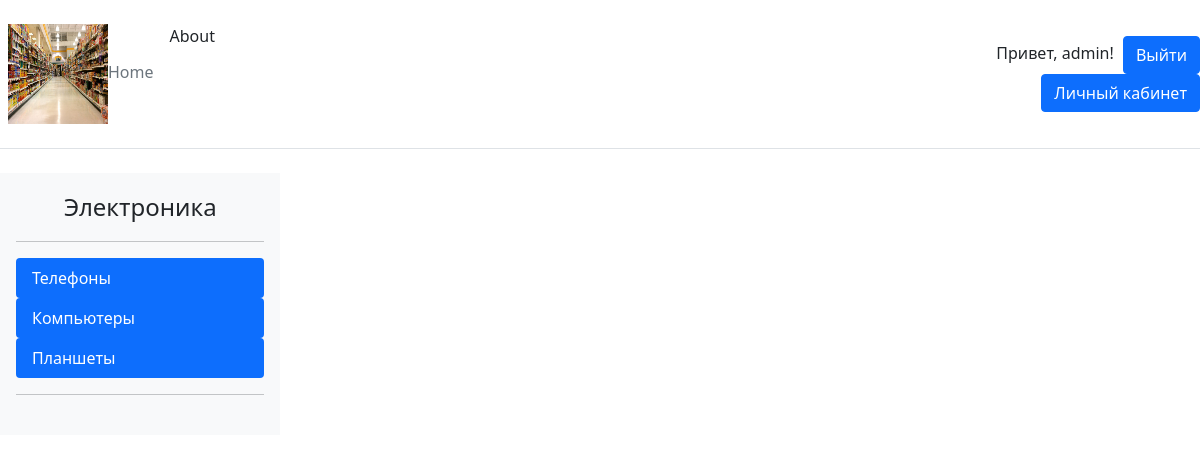
The page /catalog/1/ (signed in) on the database its author committed.
### catalog/models.py (models this page shows)
class SubCategories(models.Model):
    sub_category = models.CharField(max_length=100)
    category_key = models.ForeignKey(Categories, on_delete=models.CASCADE)
    def __str__(self):
        return self.sub_category

class Categories(models.Model):
    category = models.CharField(max_length=100)
    def __str__(self):
        return self.category

### catalog/views.py (the view)
# urls.py: path('/<int:pk>/', subcat_detail , name='cat'),
def subcat_detail(request,pk):
    all_sub_cat = SubCategories.objects.filter(category_key_id=pk)
    print(all_sub_cat)
    context = {
        'all_sub_cat':all_sub_cat
    }
    return render(request, 'cat_detail.html', context)

### main/context_processor.py (called while the page is built)
def current_city(request):
    all_cities = City.objects.all()
    request.session['the_city'] = request.GET
    context = {
        'the_city': request.session['the_city'],
        'all_cities': all_cities
    }
    return context

def catalog(request):
    subcat = SubCategories.objects.all()
    cat = Categories.objects.all()
    context = {'subcat': subcat,
               'cat': cat
               }
    return context

### catalog/templates/cat_detail.html
{% extends "main_page.html" %}
{% block sidebar %}
<div class="d-flex flex-column flex-shrink-0 p-3 bg-light" style="width: 280px;">
    <a href="/" class="d-flex align-items-center mb-3 mb-md-0 me-md-auto link-dark text-decoration-none">
        <svg class="bi me-2" width="40" height="32">
            <use xlink:href="#bootstrap"></use>
        </svg>
        <span class="fs-4">{{all_sub_cat.1.category_key}}</span>
    </a>
    <hr>
    <ul class="nav nav-pills flex-column mb-auto">
        {% for i in all_sub_cat %}
        <li class="nav-item">
            <a href="" class="nav-link active" aria-current="page">
                {{i.sub_category}}
            </a>
        </li>
        {% endfor %}
    </ul>
    <hr>
{% endblock %}

### main/templates/main_page.html (shortened to what this page needs)
<!DOCTYPE html>
{% load static %}
<html lang="en">
<head>
    <link href="https://cdn.jsdelivr.net/npm/bootstrap@5.1.3/dist/css/bootstrap.min.css" rel="stylesheet"
>
</head>
<body>
<header class="d-flex flex-wrap align-items-center justify-content-center justify-content-md-between py-3 mb-4 border-bottom">
    <ul class="nav col-12 col-md-auto mb-2 justify-content-center mb-md-0">
        <li><a href="{% url 'main:hello' %}" class="nav-link px-2 link-secondary">
            <img src="media/img/main.jpg" width="100px" height="100px">Home</a></li>
        <li><a href="#" class="nav-link px-2 link-dark">About</a></li>
    </ul>
    <div class="col-md-3 text-end">
        {% if user.is_authenticated %}
        <span style="margin:5px">Привет, {{user.username}}!</span>
        <a href="{% url 'main:logout' %}">
            <button type="button" class="btn btn-primary">Выйти</button>
        </a>
        <br>
        <a href="{% url 'main:profile' user.pk %}"><button type="button" class="btn btn-primary">Личный кабинет</button></a>
        {% endif %}
    </div>
</header>
{% block sidebar %}{% endblock %}
</body>
</html>

### rows shown on the page
SubCategories: category_key.category "Электроника", sub_category "Компьютеры"
SubCategories: sub_category "Телефоны"
SubCategories: sub_category "Планшеты"

### other values the page prints
{{ user.username }} "admin"
